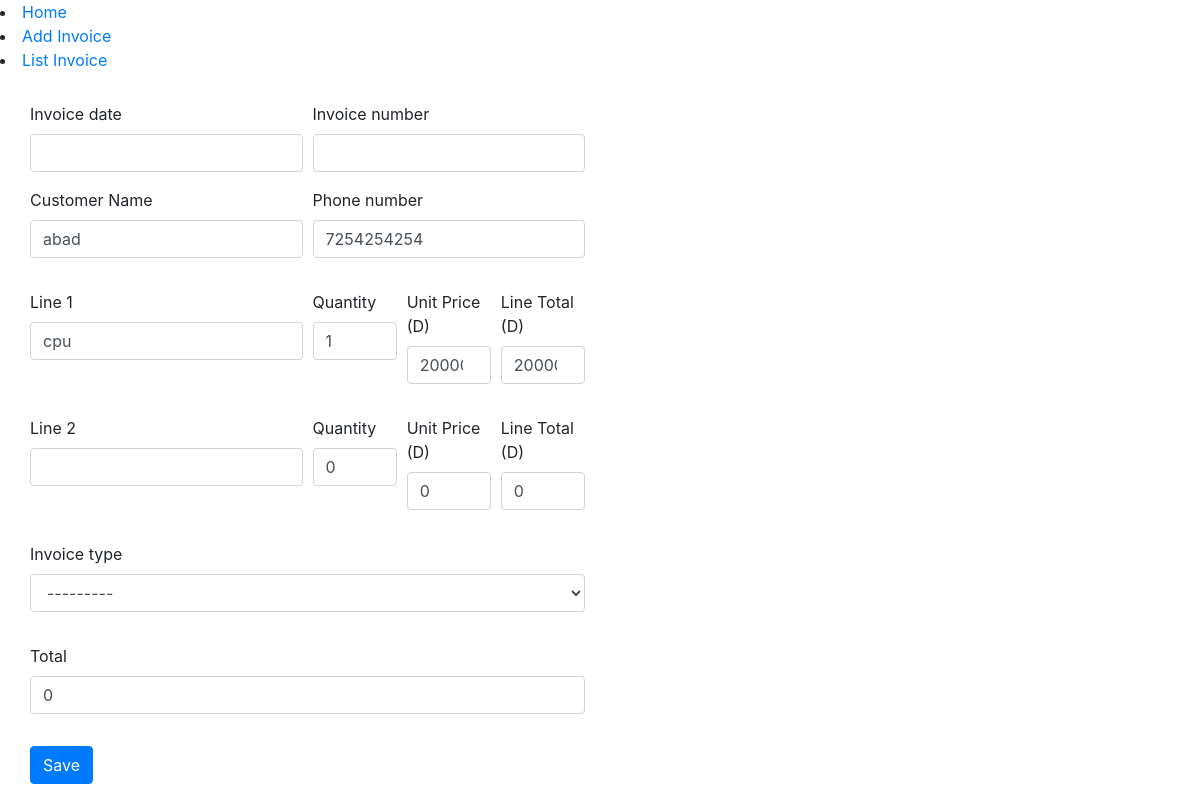
Page /update_invoice/2/ on the earlier database version.
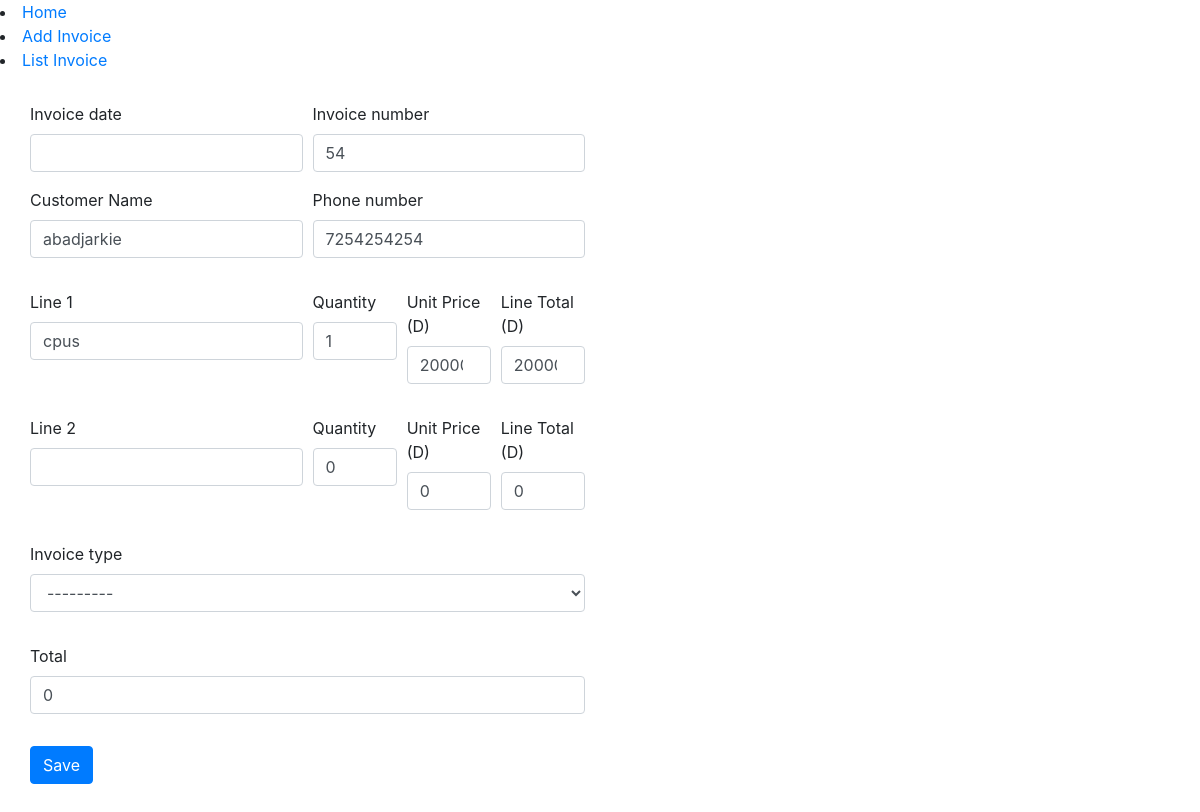
Same page on the later database version.
### invoicemgt/models.py (models this page shows)
class Invoice(models.Model):
	comments = models.TextField(max_length=3000, default='', blank=True, null=True)
	invoice_number = models.IntegerField(blank=True, null=True)
	invoice_date = models.DateField(auto_now_add=False, auto_now=False, blank=True, null=True)
	name = models.CharField('Customer Name', max_length=120, default='', blank=True, null=True)
	line_one = models.CharField('Line 1', max_length=120, default='', blank=True, null=True)
	line_one_quantity = models.IntegerField('Quantity', default=0, blank=True, null=True)
	line_one_unit_price = models.IntegerField('Unit Price (D)', default=0, blank=True, null=True)
	line_one_total_price = models.IntegerField('Line Total (D)', default=0, blank=True, null=True)
	line_two = models.CharField('Line 2', max_length=120, default='', blank=True, null=True)
	line_two_quantity = models.IntegerField('Quantity', default=0, blank=True, null=True)
	line_two_unit_price = models.IntegerField('Unit Price (D)', default=0, blank=True, null=True)
	line_two_total_price = models.IntegerField('Line Total (D)', default=0, blank=True, null=True)
	line_three = models.CharField('Line 3', max_length=120, default='', blank=True, null=True)
	line_three_quantity = models.IntegerField('Quantity', default=0, blank=True, null=True)
	line_three_unit_price = models.IntegerField('Unit Price (D)', default=0, blank=True, null=True)
	line_three_total_price = models.IntegerField('Line Total (D)', default=0, blank=True, null=True)
	line_four = models.CharField('Line 4', max_length=120, default='', blank=True, null=True)
	line_four_quantity = models.IntegerField('Quantity', default=0, blank=True, null=True)
	line_four_unit_price = models.IntegerField('Unit Price (D)', default=0, blank=True, null=True)
	line_four_total_price = models.IntegerField('Line Total (D)', default=0, blank=True, null=True)
	line_five = models.CharField('Line 5', max_length=120, default='', blank=True, null=True)
	line_five_quantity = models.IntegerField('Quantity', default=0, blank=True, null=True)
	line_five_unit_price = models.IntegerField('Unit Price (D)', default=0, blank=True, null=True)
	line_five_total_price = models.IntegerField('Line Total (D)', default=0, blank=True, null=True)
	phone_number = models.CharField(max_length=120, default='', blank=True, null=True)
	total = models.IntegerField(default='0', blank=True, null=True)
	balance = models.IntegerField(default='0', blank=True, null=True)
	timestamp = models.DateTimeField(auto_now_add=True, auto_now=False)
	last_updated = models.DateTimeField(auto_now_add=False, auto_now=True, blank=True)
	paid = models.BooleanField(default=False)
	invoice_type_choice = (
			('Receipt', 'Receipt'),
			('Invoice', 'Invoice'),
		)
	invoice_type = models.CharField(max_length=50, default='', blank=True, null=True, choices=invoice_type_choice)

### invoicemgt/views.py (the view)
# urls.py: path('update_invoice/<str:pk>/', views.update_invoice , name = "update_invoice"),
def update_invoice(request,pk):
    queryset = Invoice.objects.get(id=pk)
    form = InvoiceUpdateForm(instance=queryset)
    if request.method == 'POST':
        form = InvoiceUpdateForm(request.POST, instance=queryset)
        if form.is_valid():
            form.save()
            return redirect('/list_invoice')
    context = {
        'form': form
    }
    return render(request , 'add_invoice.html' , context)

### invoicemgt/forms.py (shortened to what this page needs)
class InvoiceUpdateForm(forms.ModelForm):
	class Meta:
		model = Invoice
		fields = ['name', 'phone_number', 'invoice_date','invoice_number',
				'line_one', 'line_one_quantity', 'line_one_unit_price', 'line_one_total_price',
				'line_two', 'line_two_quantity', 'line_two_unit_price', 'line_two_total_price',
				'line_three', 'line_three_quantity', 'line_three_unit_price', 'line_three_total_price',
				'line_four', 'line_four_quantity', 'line_four_unit_price', 'line_four_total_price',
				'line_five', 'line_five_quantity', 'line_five_unit_price', 'line_five_total_price',
				'total', 'paid', 'invoice_type']

### invoicemgt/templates/add_invoice.html (shortened to what this page needs)
{% load static %}
{% load crispy_forms_tags %}
{% include 'navbar.html' %}
<!DOCTYPE html>
<html lang="en">
<head>
    <link rel="stylesheet" type="text/css" href="https://stackpath.bootstrapcdn.com/bootstrap/4.5.2/css/bootstrap.min.css">
    <link rel="stylesheet" href="{% static 'css/style.css' %}">
</head>
<body>
    <div class="myForm">
        <form method='POST' action=''>{% csrf_token %}
            <div class="row">
                <div class='col-sm-6'>
                    <div class="form-row">
                      <div class="form-group col-md-6">
                        {{ form.invoice_date|as_crispy_field }}
                        {{ form.name|as_crispy_field }}
                      </div>
                      <div class="form-group col-md-6">
                        {{ form.invoice_number|as_crispy_field }}
                        {{ form.phone_number|as_crispy_field }}
                      </div>
                    </div>
                    <div class="form-row">
                      <div class="form-group col-md-6">
                        {{ form.line_one|as_crispy_field }}
                      </div>
                      <div class="form-group col-md-2">
                        {{ form.line_one_quantity|as_crispy_field }}
                      </div>
                      <div class="form-group col-md-2">
                        {{ form.line_one_unit_price|as_crispy_field }}
                      </div>
                      <div class="form-group col-md-2">
                        {{ form.line_one_total_price|as_crispy_field }}
                      </div>
                    </div>
                    <div class="form-row">
                      <div class="form-group col-md-6">
                        {{ form.line_two|as_crispy_field }}
                      </div>
                      <div class="form-group col-md-2">
                        {{ form.line_two_quantity|as_crispy_field }}
                      </div>
                      <div class="form-group col-md-2">
                        {{ form.line_two_unit_price|as_crispy_field }}
                      </div>
                      <div class="form-group col-md-2">
                        {{ form.line_two_total_price|as_crispy_field }}
                      </div>
                    </div>
                    <div class="form-row">
                      <div class="form-group col-md-12">
                        {{ form.invoice_type|as_crispy_field }}
                      </div>
                      <div class="form-group col-md-12">
                        {{ form.total|as_crispy_field }}
                      </div>
                    </div>
                    <button type="submit" class="btn btn-primary">Save</button>
                </div>
            </div>
        </form>
    </div>
</body>
</html>

Differences in the rows shown:
changed Invoice: name "abad" → "abadjarkie"; invoice_number (not shown) → "54"; line_one "cpu" → "cpus"
